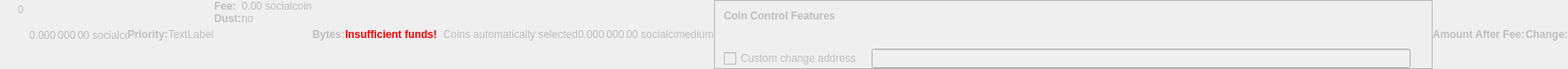
    <widget class="QWidget" name="dummyHideWidget" native="true">
     <property name="enabled">
      <bool>false</bool>
     </property>
     <property name="maximumSize">
      <size>
       <width>100</width>
       <height>22</height>
      </size>
     </property>
     <layout class="QHBoxLayout" name="dummyHideLayout">
      <property name="spacing">
       <number>0</number>
      </property>
      <property name="leftMargin">
       <number>0</number>
      </property>
      <property name="topMargin">
       <number>0</number>
      </property>
      <property name="rightMargin">
       <number>0</number>
      </property>
      <property name="bottomMargin">
       <number>0</number>
      </property>
      <item>
       <layout class="QFormLayout" name="formLayoutCoinControl1">
        <property name="horizontalSpacing">
         <number>10</number>
        </property>
        <property name="verticalSpacing">
         <number>14</number>
        </property>
        <property name="leftMargin">
         <number>10</number>
        </property>
        <property name="topMargin">
         <number>4</number>
        </property>
        <property name="rightMargin">
         <number>6</number>
        </property>
        <item row="0" column="1">
         <widget class="QLabel" name="labelCoinControlBytes">
          <property name="cursor">
           <cursorShape>IBeamCursor</cursorShape>
          </property>
          <property name="contextMenuPolicy">
           <enum>Qt::ActionsContextMenu</enum>
          </property>
          <property name="text">
           <string notr="true">0</string>
          </property>
          <property name="textInteractionFlags">
           <set>Qt::LinksAccessibleByMouse|Qt::TextSelectableByKeyboard|Qt::TextSelectableByMouse</set>
          </property>
         </widget>
        </item>
       </layout>
      </item>
      <item>
       <widget class="QLabel" name="labelCoinControlAfterFee">
        <property name="enabled">
         <bool>false</bool>
        </property>
        <property name="sizePolicy">
         <sizepolicy hsizetype="Fixed" vsizetype="Fixed">
          <horstretch>0</horstretch>
          <verstretch>0</verstretch>
         </sizepolicy>
        </property>
        <property name="minimumSize">
         <size>
          <width>111</width>
          <height>12</height>
         </size>
        </property>
        <property name="maximumSize">
         <size>
          <width>111</width>
          <height>12</height>
         </size>
        </property>
        <property name="cursor">
         <cursorShape>IBeamCursor</cursorShape>
        </property>
        <property name="contextMenuPolicy">
         <enum>Qt::ActionsContextMenu</enum>
        </property>
        <property name="text">
         <string notr="true">0.000 000 00 socialcoin</string>
        </property>
        <property name="textInteractionFlags">
         <set>Qt::LinksAccessibleByMouse|Qt::TextSelectableByKeyboard|Qt::TextSelectableByMouse</set>
        </property>
       </widget>
      </item>
      <item>
       <widget class="QLabel" name="labelCoinControlPriorityText">
        <property name="enabled">
         <bool>false</bool>
        </property>
        <property name="font">
         <font>
          <weight>75</weight>
          <bold>true</bold>
         </font>
        </property>
        <property name="text">
         <string>Priority:</string>
        </property>
       </widget>
      </item>
      <item>
       <layout class="QHBoxLayout" name="horizontalLayout">
        <item>
         <widget class="QLabel" name="WarningLabel">
          <property name="text">
           <string>TextLabel</string>
          </property>
         </widget>
        </item>
       </layout>
      </item>
      <item>
       <layout class="QFormLayout" name="formLayoutCoinControl3">
        <property name="horizontalSpacing">
         <number>0</number>
        </property>
        <property name="verticalSpacing">
         <number>0</number>
        </property>
        <property name="leftMargin">
         <number>0</number>
        </property>
        <property name="topMargin">
         <number>0</number>
        </property>
        <property name="rightMargin">
         <number>0</number>
        </property>
        <item row="0" column="0">
         <widget class="QLabel" name="labelCoinControlFeeText">
          <property name="enabled">
           <bool>false</bool>
          </property>
          <property name="font">
           <font>
            <weight>75</weight>
            <bold>true</bold>
           </font>
          </property>
          <property name="text">
           <string>Fee:</string>
          </property>
          <property name="margin">
           <number>0</number>
          </property>
         </widget>
        </item>
        <item row="0" column="1">
         <widget class="QLabel" name="labelCoinControlFee">
          <property name="enabled">
           <bool>false</bool>
          </property>
          <property name="cursor">
           <cursorShape>IBeamCursor</cursorShape>
          </property>
          <property name="contextMenuPolicy">
           <enum>Qt::ActionsContextMenu</enum>
          </property>
          <property name="text">
           <string notr="true">0.00 socialcoin</string>
          </property>
          <property name="textInteractionFlags">
           <set>Qt::LinksAccessibleByMouse|Qt::TextSelectableByKeyboard|Qt::TextSelectableByMouse</set>
          </property>
         </widget>
        </item>
        <item row="1" column="0">
         <widget class="QLabel" name="labelCoinControlLowOutputText">
          <property name="enabled">
           <bool>false</bool>
          </property>
          <property name="font">
           <font>
            <weight>75</weight>
            <bold>true</bold>
           </font>
          </property>
          <property name="text">
           <string>Dust:</string>
          </property>
         </widget>
        </item>
        <item row="1" column="1">
         <widget class="QLabel" name="labelCoinControlLowOutput">
          <property name="enabled">
           <bool>false</bool>
          </property>
          <property name="cursor">
           <cursorShape>IBeamCursor</cursorShape>
          </property>
          <property name="contextMenuPolicy">
           <enum>Qt::ActionsContextMenu</enum>
          </property>
          <property name="text">
           <string>no</string>
          </property>
          <property name="textInteractionFlags">
           <set>Qt::LinksAccessibleByMouse|Qt::TextSelectableByKeyboard|Qt::TextSelectableByMouse</set>
          </property>
         </widget>
        </item>
       </layout>
      </item>
      <item>
       <widget class="QLabel" name="labelCoinControlBytesText">
        <property name="enabled">
         <bool>false</bool>
        </property>
        <property name="font">
         <font>
          <weight>75</weight>
          <bold>true</bold>
         </font>
        </property>
        <property name="text">
         <string>Bytes:</string>
        </property>
       </widget>
      </item>
      <item>
       <layout class="QFormLayout" name="formLayoutCoinControl2">
        <property name="horizontalSpacing">
         <number>0</number>
        </property>
        <property name="verticalSpacing">
         <number>0</number>
        </property>
        <property name="leftMargin">
         <number>0</number>
        </property>
        <property name="topMargin">
         <number>0</number>
        </property>
        <property name="rightMargin">
         <number>0</number>
        </property>
       </layout>
      </item>
      <item>
       <layout class="QHBoxLayout" name="horizontalLayoutCoinControl2">
        <property name="spacing">
         <number>0</number>
        </property>
        <property name="bottomMargin">
         <number>0</number>
        </property>
       </layout>
      </item>
      <item>
       <widget class="QLabel" name="labelCoinControlInsuffFunds">
        <property name="enabled">
         <bool>false</bool>
        </property>
        <property name="minimumSize">
         <size>
          <width>0</width>
          <height>0</height>
         </size>
        </property>
        <property name="font">
         <font>
          <weight>75</weight>
          <bold>true</bold>
         </font>
        </property>
        <property name="styleSheet">
         <string notr="true">color:red;font-weight:bold;</string>
        </property>
        <property name="text">
         <string>Insufficient funds!</string>
        </property>
        <property name="margin">
         <number>5</number>
        </property>
       </widget>
      </item>
      <item>
       <layout class="QFormLayout" name="formLayoutCoinControl4">
        <property name="horizontalSpacing">
         <number>0</number>
        </property>
        <property name="verticalSpacing">
         <number>0</number>
        </property>
        <property name="leftMargin">
         <number>0</number>
        </property>
        <property name="topMargin">
         <number>0</number>
        </property>
        <property name="rightMargin">
         <number>0</number>
        </property>
       </layout>
      </item>
      <item>
       <widget class="QLabel" name="labelCoinControlChangeLabel">
        <property name="enabled">
         <bool>false</bool>
        </property>
        <property name="sizePolicy">
         <sizepolicy hsizetype="Preferred" vsizetype="Expanding">
          <horstretch>0</horstretch>
          <verstretch>0</verstretch>
         </sizepolicy>
        </property>
        <property name="minimumSize">
         <size>
          <width>0</width>
          <height>0</height>
         </size>
        </property>
        <property name="text">
         <string/>
        </property>
        <property name="margin">
         <number>3</number>
        </property>
       </widget>
      </item>
      <item>
       <widget class="QLabel" name="labelCoinControlAutomaticallySelected">
        <property name="enabled">
         <bool>false</bool>
        </property>
        <property name="sizePolicy">
         <sizepolicy hsizetype="Fixed" vsizetype="Fixed">
          <horstretch>0</horstretch>
          <verstretch>0</verstretch>
         </sizepolicy>
        </property>
        <property name="minimumSize">
         <size>
          <width>0</width>
          <height>0</height>
         </size>
        </property>
        <property name="maximumSize">
         <size>
          <width>240</width>
          <height>16777215</height>
         </size>
        </property>
        <property name="text">
         <string>Coins automatically selected</string>
        </property>
        <property name="margin">
         <number>5</number>
        </property>
       </widget>
      </item>
      <item>
       <widget class="QLabel" name="labelCoinControlChange">
        <property name="enabled">
         <bool>false</bool>
        </property>
        <property name="sizePolicy">
         <sizepolicy hsizetype="Fixed" vsizetype="Fixed">
          <horstretch>0</horstretch>
          <verstretch>0</verstretch>
         </sizepolicy>
        </property>
        <property name="minimumSize">
         <size>
          <width>111</width>
          <height>0</height>
         </size>
        </property>
        <property name="maximumSize">
         <size>
          <width>111</width>
          <height>16777215</height>
         </size>
        </property>
        <property name="cursor">
         <cursorShape>IBeamCursor</cursorShape>
        </property>
        <property name="contextMenuPolicy">
         <enum>Qt::ActionsContextMenu</enum>
        </property>
        <property name="text">
         <string notr="true">0.000 000 00 socialcoin</string>
        </property>
        <property name="textInteractionFlags">
         <set>Qt::LinksAccessibleByMouse|Qt::TextSelectableByKeyboard|Qt::TextSelectableByMouse</set>
        </property>
       </widget>
      </item>
      <item>
       <widget class="QLabel" name="labelCoinControlPriority">
        <property name="enabled">
         <bool>false</bool>
        </property>
        <property name="cursor">
         <cursorShape>IBeamCursor</cursorShape>
        </property>
        <property name="contextMenuPolicy">
         <enum>Qt::ActionsContextMenu</enum>
        </property>
        <property name="text">
         <string>medium</string>
        </property>
        <property name="textInteractionFlags">
         <set>Qt::LinksAccessibleByMouse|Qt::TextSelectableByKeyboard|Qt::TextSelectableByMouse</set>
        </property>
       </widget>
      </item>
      <item>
       <widget class="QFrame" name="frameCoinControl">
        <property name="sizePolicy">
         <sizepolicy hsizetype="Expanding" vsizetype="Expanding">
          <horstretch>0</horstretch>
          <verstretch>0</verstretch>
         </sizepolicy>
        </property>
        <property name="maximumSize">
         <size>
          <width>16777215</width>
          <height>16777215</height>
         </size>
        </property>
        <property name="frameShape">
         <enum>QFrame::StyledPanel</enum>
        </property>
        <property name="frameShadow">
         <enum>QFrame::Sunken</enum>
        </property>
        <layout class="QVBoxLayout" name="verticalLayoutCoinControl2_2">
         <property name="spacing">
          <number>0</number>
         </property>
         <property name="leftMargin">
          <number>0</number>
         </property>
         <property name="topMargin">
          <number>0</number>
         </property>
         <property name="rightMargin">
          <number>0</number>
         </property>
         <property name="bottomMargin">
          <number>0</number>
         </property>
         <item>
          <layout class="QVBoxLayout" name="verticalLayoutCoinControl" stretch="0,0,0,1">
           <property name="spacing">
            <number>0</number>
           </property>
           <property name="leftMargin">
            <number>10</number>
           </property>
           <property name="topMargin">
            <number>10</number>
           </property>
           <item>
            <layout class="QHBoxLayout" name="horizontalLayoutCoinControl1">
             <property name="bottomMargin">
              <number>15</number>
             </property>
             <item>
              <widget class="QLabel" name="labelCoinControlFeatures">
               <property name="enabled">
                <bool>false</bool>
               </property>
               <property name="sizePolicy">
                <sizepolicy hsizetype="Preferred" vsizetype="Maximum">
                 <horstretch>0</horstretch>
                 <verstretch>0</verstretch>
                </sizepolicy>
               </property>
               <property name="font">
                <font>
                 <weight>75</weight>
                 <bold>true</bold>
                </font>
               </property>
               <property name="styleSheet">
                <string notr="true">font-weight:bold;</string>
               </property>
               <property name="text">
                <string>Coin Control Features</string>
               </property>
              </widget>
             </item>
            </layout>
           </item>
           <item>
            <widget class="QWidget" name="widgetCoinControl" native="true">
             <property name="sizePolicy">
              <sizepolicy hsizetype="Preferred" vsizetype="Preferred">
               <horstretch>0</horstretch>
               <verstretch>0</verstretch>
              </sizepolicy>
             </property>
             <property name="minimumSize">
              <size>
               <width>0</width>
               <height>0</height>
              </size>
             </property>
             <property name="styleSheet">
              <string notr="true"/>
             </property>
             <layout class="QHBoxLayout" name="horizontalLayoutCoinControl5_2">
              <property name="leftMargin">
               <number>0</number>
              </property>
              <property name="topMargin">
               <number>0</number>
              </property>
              <property name="rightMargin">
               <number>0</number>
              </property>
              <property name="bottomMargin">
               <number>0</number>
              </property>
              <item>
               <layout class="QHBoxLayout" name="horizontalLayoutCoinControl3">
                <property name="spacing">
                 <number>20</number>
                </property>
                <property name="topMargin">
                 <number>0</number>
                </property>
                <property name="bottomMargin">
                 <number>10</number>
                </property>
               </layout>
              </item>
             </layout>
            </widget>
           </item>
           <item>
            <layout class="QHBoxLayout" name="horizontalLayoutCoinControl4" stretch="0,0,0">
             <property name="spacing">
              <number>12</number>
             </property>
             <property name="sizeConstraint">
              <enum>QLayout::SetDefaultConstraint</enum>
             </property>
             <property name="topMargin">
              <number>5</number>
             </property>
             <property name="rightMargin">
              <number>5</number>
             </property>
             <item>
              <widget class="QCheckBox" name="checkBoxCoinControlChange">
               <property name="enabled">
                <bool>false</bool>
               </property>
               <property name="toolTip">
                <string>If this is activated, but the change address is empty or invalid, change will be sent to a newly generated address.</string>
               </property>
               <property name="text">
                <string>Custom change address</string>
               </property>
              </widget>
             </item>
             <item>
              <widget class="QValidatedLineEdit" name="lineEditCoinControlChange">
               <property name="enabled">
                <bool>false</bool>
               </property>
               <property name="sizePolicy">
                <sizepolicy hsizetype="Expanding" vsizetype="Fixed">
                 <horstretch>0</horstretch>
                 <verstretch>0</verstretch>
                </sizepolicy>
               </property>
              </widget>
             </item>
             <item>
              <widget class="QLabel" name="labelCoinControlChangeLabel_2">
               <property name="sizePolicy">
                <sizepolicy hsizetype="Preferred" vsizetype="Expanding">
                 <horstretch>0</horstretch>
                 <verstretch>0</verstretch>
                </sizepolicy>
               </property>
               <property name="minimumSize">
                <size>
                 <width>0</width>
                 <height>0</height>
                </size>
               </property>
               <property name="text">
                <string/>
               </property>
               <property name="margin">
                <number>3</number>
               </property>
              </widget>
             </item>
            </layout>
           </item>
           <item>
            <spacer name="verticalSpacerCoinControl">
             <property name="orientation">
              <enum>Qt::Vertical</enum>
             </property>
             <property name="sizeHint" stdset="0">
              <size>
               <width>800</width>
               <height>1</height>
              </size>
             </property>
            </spacer>
           </item>
          </layout>
         </item>
        </layout>
       </widget>
      </item>
      <item>
       <widget class="QLabel" name="labelCoinControlAfterFeeText">
        <property name="enabled">
         <bool>false</bool>
        </property>
        <property name="minimumSize">
         <size>
          <width>0</width>
          <height>0</height>
         </size>
        </property>
        <property name="maximumSize">
         <size>
          <width>16777215</width>
          <height>16777215</height>
         </size>
        </property>
        <property name="font">
         <font>
          <weight>75</weight>
          <bold>true</bold>
         </font>
        </property>
        <property name="text">
         <string>Amount After Fee:</string>
        </property>
        <property name="alignment">
         <set>Qt::AlignLeading|Qt::AlignLeft|Qt::AlignVCenter</set>
        </property>
        <property name="margin">
         <number>0</number>
        </property>
       </widget>
      </item>
      <item>
       <widget class="QLabel" name="labelCoinControlChangeText">
        <property name="enabled">
         <bool>false</bool>
        </property>
        <property name="sizePolicy">
         <sizepolicy hsizetype="Preferred" vsizetype="Preferred">
          <horstretch>0</horstretch>
          <verstretch>0</verstretch>
         </sizepolicy>
        </property>
        <property name="minimumSize">
         <size>
          <width>0</width>
          <height>0</height>
         </size>
        </property>
        <property name="maximumSize">
         <size>
          <width>16777215</width>
          <height>16777215</height>
         </size>
        </property>
        <property name="font">
         <font>
          <weight>75</weight>
          <bold>true</bold>
         </font>
        </property>
        <property name="text">
         <string>Change:</string>
        </property>
        <property name="alignment">
         <set>Qt::AlignLeading|Qt::AlignLeft|Qt::AlignVCenter</set>
        </property>
       </widget>
      </item>
     </layout>
    </widget>
